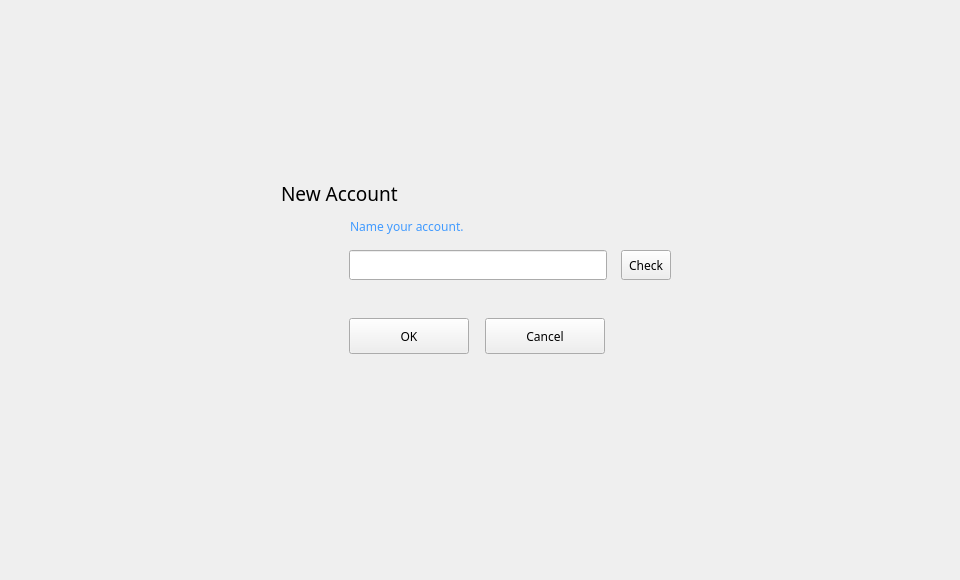
<?xml version="1.0" encoding="UTF-8"?>
<ui version="4.0">
 <class>NameDialog</class>
 <widget class="QDialog" name="NameDialog">
  <property name="geometry">
   <rect>
    <x>0</x>
    <y>0</y>
    <width>960</width>
    <height>580</height>
   </rect>
  </property>
  <property name="font">
   <font>
    <family>微软雅黑</family>
    <pointsize>9</pointsize>
   </font>
  </property>
  <property name="windowTitle">
   <string>Dialog</string>
  </property>
  <property name="styleSheet">
   <string notr="true"/>
  </property>
  <widget class="QWidget" name="widget" native="true">
   <property name="geometry">
    <rect>
     <x>0</x>
     <y>0</y>
     <width>960</width>
     <height>580</height>
    </rect>
   </property>
   <widget class="QWidget" name="containerWidget" native="true">
    <property name="geometry">
     <rect>
      <x>276</x>
      <y>178</y>
      <width>408</width>
      <height>223</height>
     </rect>
    </property>
    <widget class="QToolButton" name="cancelBtn">
     <property name="geometry">
      <rect>
       <x>209</x>
       <y>140</y>
       <width>120</width>
       <height>36</height>
      </rect>
     </property>
     <property name="cursor">
      <cursorShape>PointingHandCursor</cursorShape>
     </property>
     <property name="text">
      <string>Cancel</string>
     </property>
    </widget>
    <widget class="QLabel" name="label">
     <property name="geometry">
      <rect>
       <x>5</x>
       <y>5</y>
       <width>135</width>
       <height>21</height>
      </rect>
     </property>
     <property name="font">
      <font>
       <family>微软雅黑</family>
       <pointsize>14</pointsize>
      </font>
     </property>
     <property name="text">
      <string>New Account</string>
     </property>
    </widget>
    <widget class="QToolButton" name="okBtn">
     <property name="geometry">
      <rect>
       <x>73</x>
       <y>140</y>
       <width>120</width>
       <height>36</height>
      </rect>
     </property>
     <property name="cursor">
      <cursorShape>PointingHandCursor</cursorShape>
     </property>
     <property name="text">
      <string>OK</string>
     </property>
    </widget>
    <widget class="QLabel" name="label_2">
     <property name="geometry">
      <rect>
       <x>74</x>
       <y>23</y>
       <width>321</width>
       <height>50</height>
      </rect>
     </property>
     <property name="font">
      <font>
       <family>微软雅黑</family>
      </font>
     </property>
     <property name="styleSheet">
      <string notr="true">color: rgb(64,154,255);</string>
     </property>
     <property name="text">
      <string>Name your account.</string>
     </property>
     <property name="alignment">
      <set>Qt::AlignLeading|Qt::AlignLeft|Qt::AlignVCenter</set>
     </property>
    </widget>
    <widget class="QLabel" name="addressNameTipLabel2">
     <property name="geometry">
      <rect>
       <x>100</x>
       <y>110</y>
       <width>200</width>
       <height>16</height>
      </rect>
     </property>
     <property name="text">
      <string/>
     </property>
    </widget>
    <widget class="QLabel" name="addressNameTipLabel1">
     <property name="geometry">
      <rect>
       <x>76</x>
       <y>110</y>
       <width>16</width>
       <height>16</height>
      </rect>
     </property>
     <property name="text">
      <string/>
     </property>
    </widget>
    <widget class="QLineEdit" name="nameLineEdit">
     <property name="geometry">
      <rect>
       <x>73</x>
       <y>72</y>
       <width>258</width>
       <height>30</height>
      </rect>
     </property>
     <property name="font">
      <font>
       <family>微软雅黑</family>
      </font>
     </property>
     <property name="styleSheet">
      <string notr="true"/>
     </property>
     <property name="cursorPosition">
      <number>0</number>
     </property>
    </widget>
    <widget class="QLabel" name="gifLabel">
     <property name="geometry">
      <rect>
       <x>40</x>
       <y>78</y>
       <width>18</width>
       <height>18</height>
      </rect>
     </property>
     <property name="text">
      <string/>
     </property>
    </widget>
    <widget class="QToolButton" name="checkBtn">
     <property name="geometry">
      <rect>
       <x>345</x>
       <y>72</y>
       <width>50</width>
       <height>30</height>
      </rect>
     </property>
     <property name="text">
      <string>Check</string>
     </property>
    </widget>
   </widget>
  </widget>
 </widget>
 <resources/>
 <connections/>
</ui>
